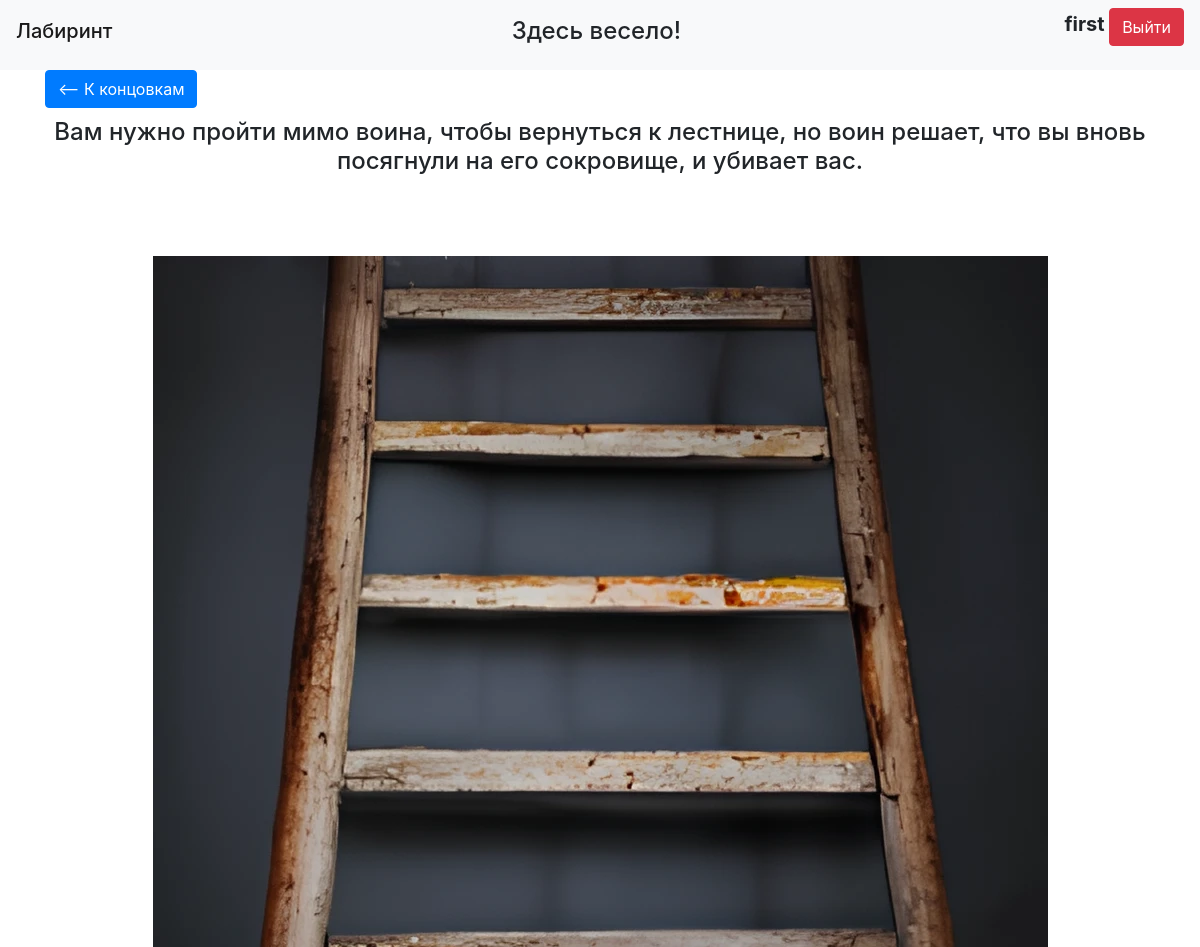
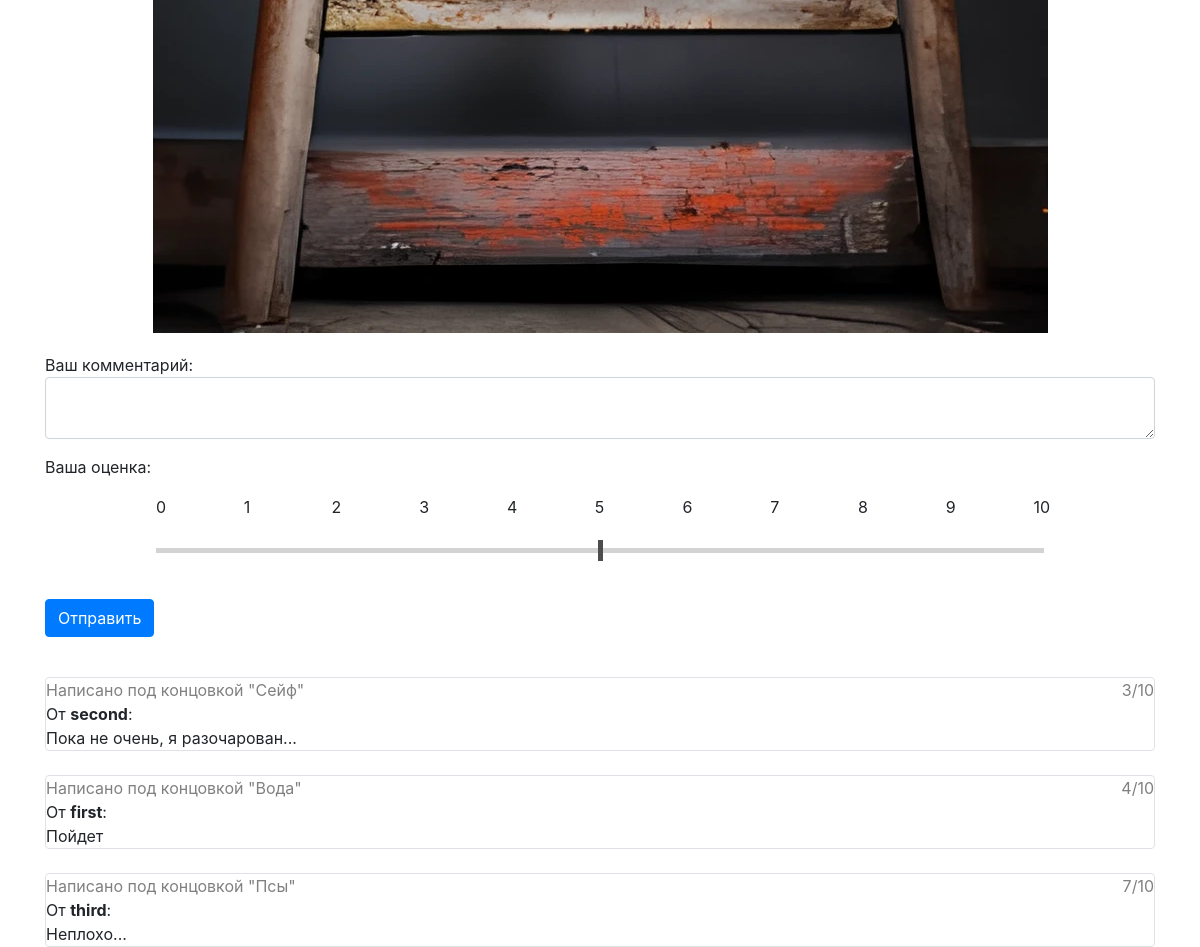
The app's page /passings/2 (signed in) with its own data (2 pictures, top to bottom).
### data/tables/users.py (models this page shows, shortened)
class User(SqlAlchemyBase, UserMixin, SerializerMixin):
    __tablename__ = 'users'
    id = sqlalchemy.Column(sqlalchemy.Integer,
                           primary_key=True, autoincrement=True)
    name = sqlalchemy.Column(sqlalchemy.String, unique=True)
    hashed_password = sqlalchemy.Column(sqlalchemy.String)
    reviews = orm.relationship("Review", back_populates="user")
    combos = orm.relationship("Combo", back_populates="user")
    passings = orm.relationship("Passing", back_populates="user")

### data/tables/endings.py (models this page shows)
class Ending(SqlAlchemyBase, SerializerMixin):
    __tablename__ = 'endings'
    id = sqlalchemy.Column(sqlalchemy.Integer,
                           primary_key=True, autoincrement=True)
    path_to_picture = sqlalchemy.Column(sqlalchemy.String, nullable=True)
    text = sqlalchemy.Column(sqlalchemy.String, nullable=True)
    name = sqlalchemy.Column(sqlalchemy.String, nullable=True)
    reviews = orm.relationship("Review", back_populates="ending")
    passings = orm.relationship("Passing", back_populates="ending")

### data/tables/reviews.py (models this page shows)
class Review(SqlAlchemyBase, SerializerMixin):
    __tablename__ = 'reviews'
    id = sqlalchemy.Column(sqlalchemy.Integer,
                           primary_key=True, autoincrement=True)
    ending_id = sqlalchemy.Column(sqlalchemy.Integer, sqlalchemy.ForeignKey("endings.id"))
    user_id = sqlalchemy.Column(sqlalchemy.Integer, sqlalchemy.ForeignKey("users.id"))
    date = sqlalchemy.Column(sqlalchemy.DateTime, default=datetime.now())
    text = sqlalchemy.Column(sqlalchemy.String, nullable=True)
    mark = sqlalchemy.Column(sqlalchemy.Integer)
    ending = orm.relationship('Ending')
    user = orm.relationship("User")

### data/api/login_api.py (the view)
    def worker(*args, **kwargs):
        if current_user.is_authenticated:
            return func(*args, **kwargs)
        return redirect("/login")

### forms/ending.py
class EndingForm(FlaskForm):
    comment = TextAreaField('Ваш комментарий', validators=[DataRequired()])
    slider = DecimalRangeField("Оценка", validators=[NumberRange(min=0, max=10)],
                               render_kw={"step": "1"})
    submit = SubmitField('Отправить', name="enter")

### data/api/login_api.py (called while the page is built)
def need_login(func):
    def worker(*args, **kwargs):
        if current_user.is_authenticated:
            return func(*args, **kwargs)
        return redirect("/login")
    worker.__name__ = func.__name__
    return worker

### data/api/passing_api.py (called while the page is built, shortened)
@blueprint.route("/passings/<int:passing_id>", methods=["GET", "POST"])
@need_login
def get_passing(passing_id):
    dbs = db_session.create_session()
    passing = dbs.query(Passing).get(passing_id)
    if not passing:
        abort(400)
    user = passing.user
    ending = passing.ending
    form = EndingForm()
    print(form.slider.data)
    return render_template("ending.html", user=user, ending=ending,
                           reviews=dbs.query(Review).all(), form=form, title=ending.name)

### data/db_session.py (called while the page is built)
def create_session() -> Session:
    global __factory
    return __factory()

### main.py (called while the page is built)
@login_manager.user_loader
def load_user(user_id):
    db_sess = db_session.create_session()
    return db_sess.query(User).get(user_id)

### templates/ending.html (shortened to what this page needs)
{% extends "base.html" %}
{% block content %}
<form action="" method="post">
    <div class="left">
    <a type="button" class="btn btn-primary" href="/passings"><-- К концовкам</a>
    </div>
    <br><br>
    <a class="center">
    <h4>{{ ending.text }}</h4>
    {% for i in range(3) %}<br>{% endfor %}
        <p class="center"><img src="{{ url_for('static', filename=ending.path_to_picture) }}"></p>
    </a>
        <div>Ваш комментарий:</div>
        <p>{{ form.comment(class="form-control", type="textarea") }}</p>
        <p>Ваша оценка: </p>
        <a style="margin-left: 10%;">
        {% for i in range(11) %}
        <p style="width: 7.5%; display: inline-block;">{{ loop.index - 1 }}</p>
        {% endfor %}
        </a>
        <p style="text-align: center;">{{ form.slider(class="slider", type="range") }}</p>
        <br>
        <p>{{ form.submit(type="submit", class="btn btn-primary") }}</p>
        {% for review in reviews %}
    <br>
    <div class="col-md6 border rounded">
        <div style="color: gray;">Написано под концовкой "{{ review.ending.name }}"<span style="float: right;">{{ review.mark }}/10</span></div>
        <div style="display: inline-block;">
            <a>От </a><a style="font-weight: bold;">{{review.user.name}}</a><a>:</a>
        </div>
        <div class="width">{{ review.text }}</div>
    </div>
    {% endfor %}
</form>
{% endblock %}

### templates/base.html (shortened to what this page needs)
<!doctype html>
<html lang="en">
<head>
    <link rel="stylesheet"
          href="https://stackpath.bootstrapcdn.com/bootstrap/4.4.1/css/bootstrap.min.css"
>
    <link rel="stylesheet" type="text/css" href="{{ url_for('static', filename='css/style.css') }}" />
</head>
<body>
<header>
    <nav class="navbar navbar-light bg-light">
        <h4 class="navbar-brand">Лабиринт</h4>
        <h4 class="center">Здесь весело!</h4>
        {% if current_user.is_authenticated %}
        <p>
            <a class="bold">{{ current_user.name }}</a>
            <a type="button" class="btn btn-danger" href="/logout">Выйти</a>
        </p>
        {% elif func == 0 %}
            <a type="button" class="btn btn-primary" href="/register">Зарегистрироваться</a>
        {% else %}
            <a type="button" class="btn btn-primary" href="/login">Войти</a>
        {% endif %}
    </nav>
</header>
<main role="main" class="container">
{% block content %}{% endblock %}
</main>
</body>
</html>

### static/css/style.css (style rules this page uses)
.slider { -webkit-appearance: none; width: 80%; height: 5px; background: #d3d3d3; opacity: 1; -webkit-transition: .2s; transition: opacity .2s; }
.center { text-align: center; align: center; }
.bold { font-size: 20px; font-weight: bold; }
.left { float: left; }
.container { overflow: hidden; }

### records on screen
User: name "first"
Ending: text "Вам нужно пройти мимо воина, чтобы вернуться к лестнице, но воин решает, что вы вновь посягнули на его сокровище, и убивает вас.", path_to_picture (picture)
Review: ending.name "Сейф", mark "3", user.name "second", text "Пока не очень, я разочарован..."
Review: ending.name "Вода", mark "4", user.name "first", text "Пойдет"
Review: ending.name "Псы", mark "7", user.name "third", text "Неплохо..."
